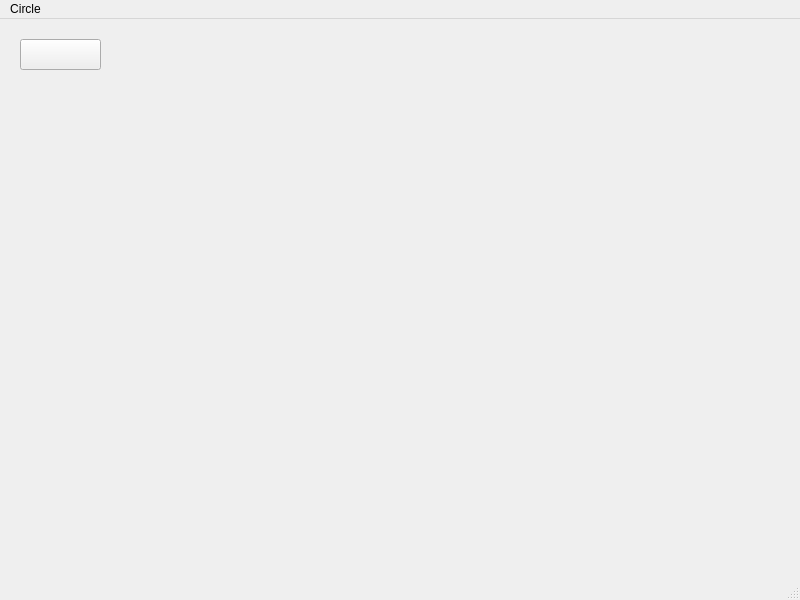
<?xml version="1.0" encoding="UTF-8"?>
<ui version="4.0">
 <class>MainWindow</class>
 <widget class="QMainWindow" name="MainWindow">
  <property name="geometry">
   <rect>
    <x>0</x>
    <y>0</y>
    <width>800</width>
    <height>600</height>
   </rect>
  </property>
  <property name="windowTitle">
   <string>MainWindow</string>
  </property>
  <widget class="QWidget" name="centralwidget">
   <widget class="QPushButton" name="pushButton">
    <property name="geometry">
     <rect>
      <x>20</x>
      <y>20</y>
      <width>81</width>
      <height>31</height>
     </rect>
    </property>
    <property name="text">
    </property>
   </widget>
  </widget>
  <widget class="QMenuBar" name="menubar">
   <property name="geometry">
    <rect>
     <x>0</x>
     <y>0</y>
     <width>800</width>
     <height>21</height>
    </rect>
   </property>
   <widget class="QMenu" name="menuircles">
    <property name="title">
     <string>Circle</string>
    </property>
   </widget>
   <addaction name="menuircles"/>
  </widget>
  <widget class="QStatusBar" name="statusbar"/>
 </widget>
 <resources/>
 <connections/>
</ui>
